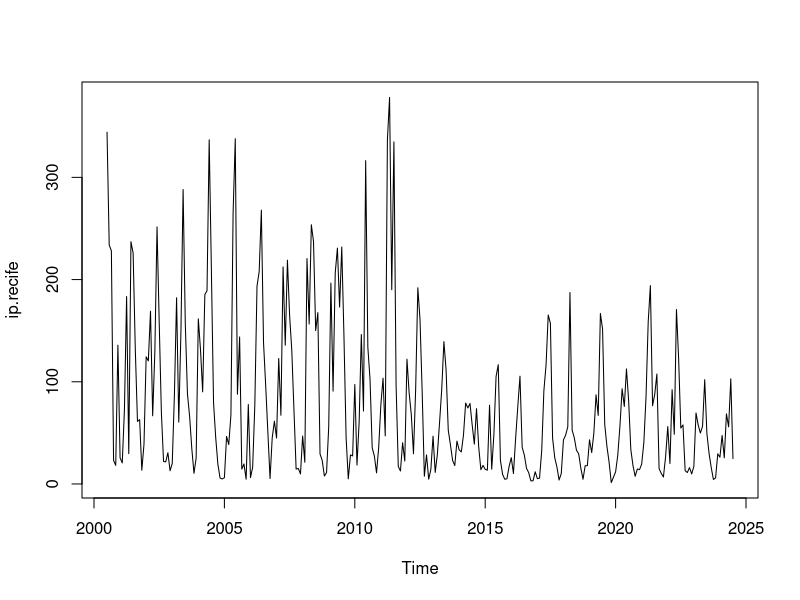
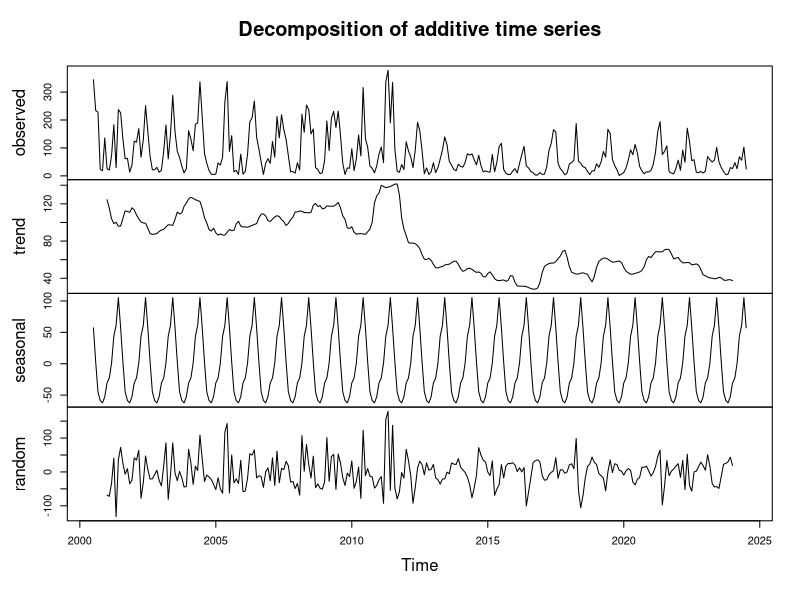
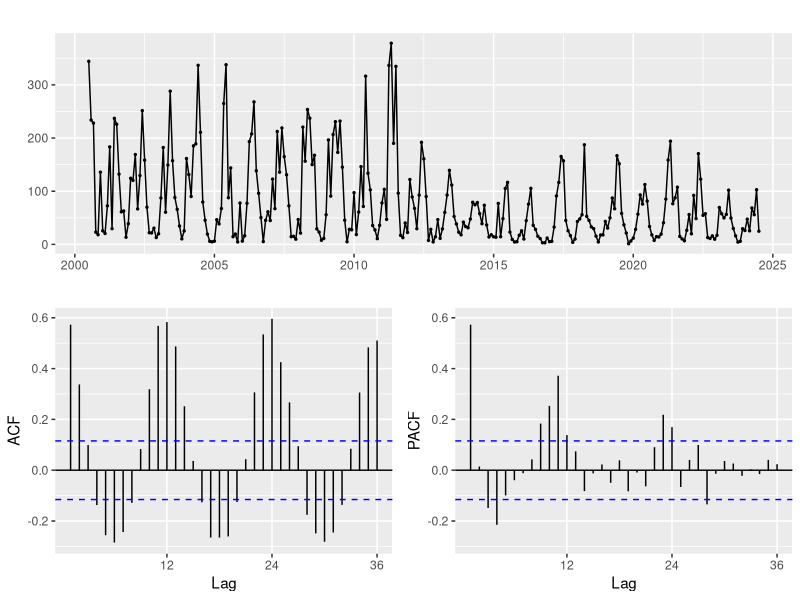
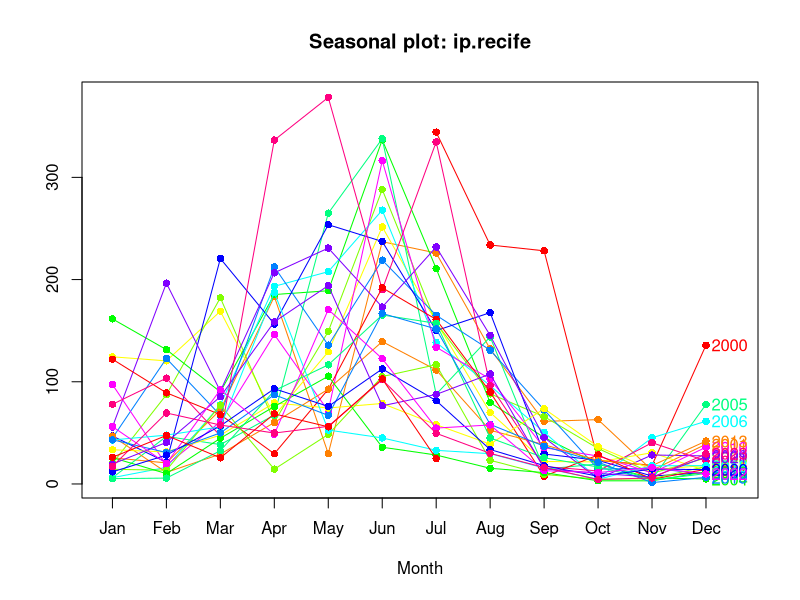
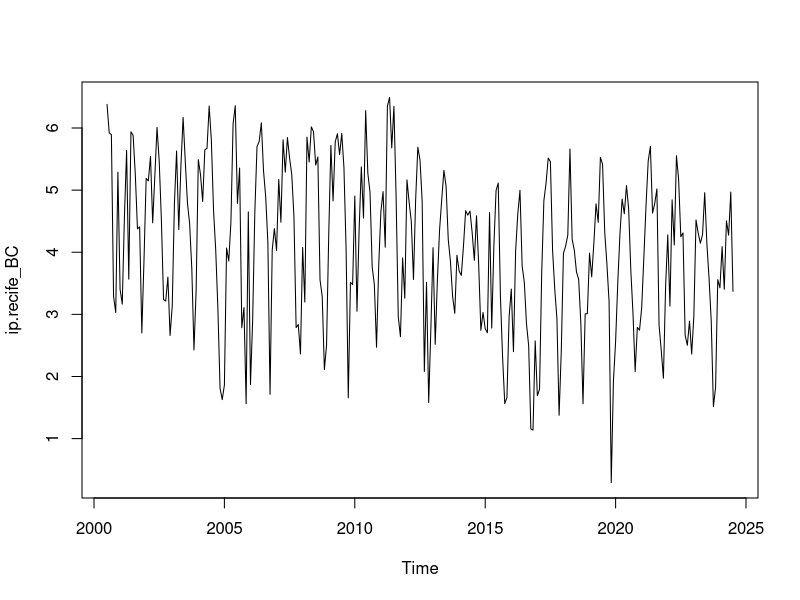
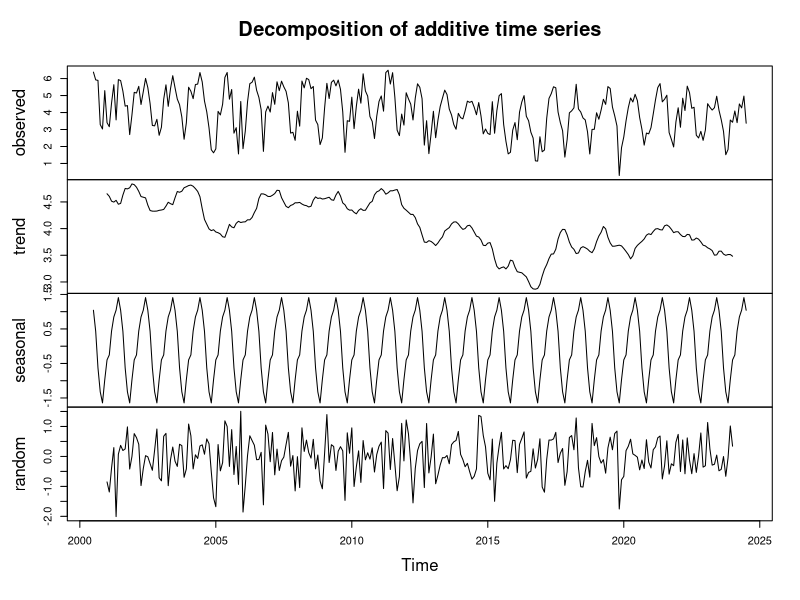
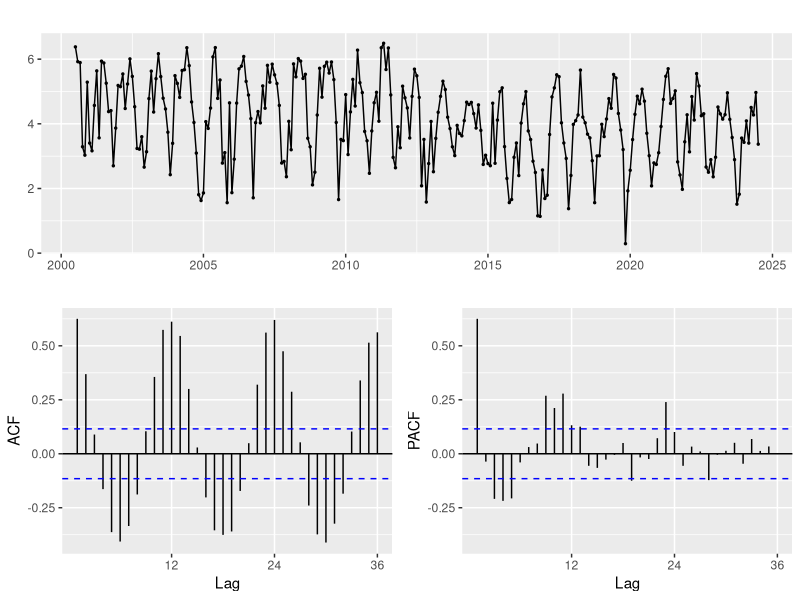
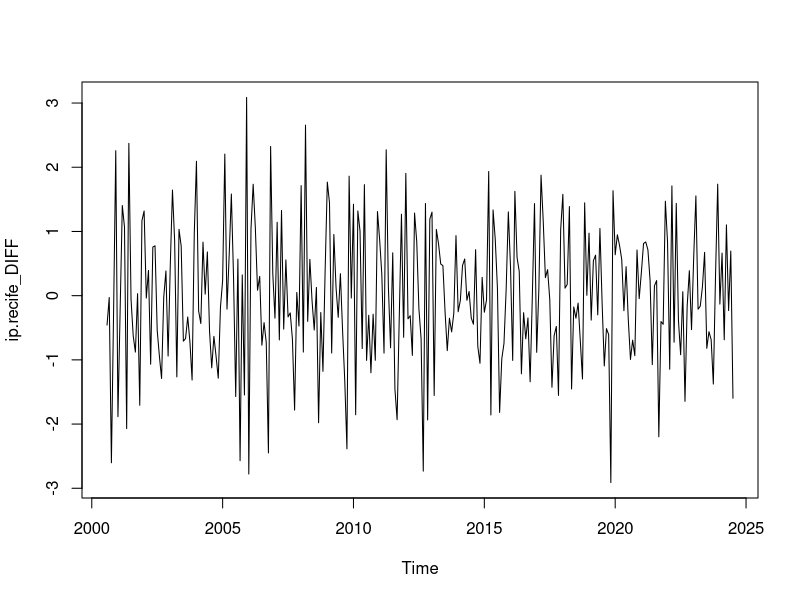

Here is the R script that generated these plots, in order: (Note: this script raises an error after producing the figures.)
# Previsão de Chuvas em Recife - Próximos 12 meses

# Modelagem SARIMA - Chuvas em Recife
# Pacotes
if(!require(forecast))install.packages("forecast") 
library(forecast)
if(!require(lmtest))install.packages("lmtest")
library(lmtest)
if(!require(readxl))install.packages("readxl")
library(readxl)
if(!require(ggplot2))install.packages("ggplot2")
library(ggplot2)

# 1. Dados
ip.recife <- read_excel("ip.pernambuco.xlsx", sheet = "recife") 
ip.recife

# 2. Convertendo em ST
ip.recife <- ts(ip.recife,frequency = 12, start = c(2000,7))
ip.recife
str(ip.recife)

ts.plot(ip.recife)

decomp.ip.recife<-decompose(ip.recife)
plot(decomp.ip.recife)

ggtsdisplay(ip.recife)

# 3. Aferição Gráfica de Sazonalidade
seasonplot(ip.recife, col = rainbow(12), year.labels = T, type = "o", pch = 16)

# 4. Transformação Box-Cox
L <- BoxCox.lambda(ip.recife)
L

ip.recife_BC <- BoxCox(ip.recife, lambda = L)
ip.recife_BC

ts.plot(ip.recife_BC)

decomp.ip.recife_BC<-decompose(ip.recife_BC)
plot(decomp.ip.recife_BC)

ggtsdisplay(ip.recife_BC)

# 5. Nº de Integrações (Diferenciações)
ndiffs(ip.recife_BC)

ip.recife_DIFF <- diff(ip.recife_BC,1)
ts.plot(ip.recife_DIFF)

decomp.ip.recife_DIFF<-decompose(ip.recife_DIFF)
plot(decomp.ip.recife_DIFF)

ggtsdisplay(ip.recife_DIFF) # "contar" "p" e "q"

# 6. Nº de Diferenciações Sazonais # usando a série original
nsdiffs(ip.recife) # Acho que tenho que fazer isso com a série original!!!

ip.recife_DIFF2 <- diff(ip.recife,12)
seasonplot(ip.recife_DIFF2, col = rainbow(12), year.labels = T, type = "o", pch = 16)

ggtsdisplay(ip.recife_DIFF2) # "contar" "P" e "Q"

# 7. Ajustando ARIMA/SARIMA
# Separando os Dados em Treino (train) e Teste (test)
ip.recife_train <- ts(ip.recife[1:203], frequency = 12)
ip.recife_train

ip.recife_test <- ts(ip.recife[204:289], frequency = 12)
ip.recife_test

FIT <- Arima(y = ip.recife_train, order = c(0,1,1), seasonal = c(0,1,1), lambda = L)
summary(FIT)

coeftest(FIT)

# 8. Plotar a Série Treino e Acurácia
plot(ip.recife_train)
lines(FIT$fitted, col = "blue")

accuracy(ip.recife_train, FIT$fitted)

# 9. Calcular o coeficiente de determinação (R²)
# Fazer previsões no conjunto de treino
fitted_values <- FIT$fitted
ss_total <- sum((ip.recife_train - mean(ip.recife_train))^2)
ss_residual <- sum((ip.recife_train - fitted_values)^2)
r_squared <- 1 - (ss_residual / ss_total)
r_squared

# 10. Realizando Agora Forecast para 86 Previsões para Compara com o Teste (test)
predi <- forecast(FIT, h = 86)
predi

plot(predi)

# 11. Plotar as Previsões com a Base de Teste
plot(as.numeric(ip.recife_test), type = "l")
lines(as.numeric(predi$mean), col = "red")

accuracy(as.numeric(ip.recife_test), as.numeric(predi$mean))

# 12. Diagnóstico dos Resíduos do Modelo
tsdiag(FIT)
qqnorm(FIT$residuals)
qqline(FIT$residuals, col = "red")

# 13. Fazer 12 previsões além do banco de dados
FIT_full <- Arima(y = ip.recife, order = c(0,1,1), seasonal = c(0,1,1), lambda = L)
forecast_full <- forecast(FIT_full, h = 12)
forecast_full

plot(forecast_full)
lines(forecast_full$mean, col = "red", type = "o", pch = 16)

# Definir a nova janela da série histórica a partir de janeiro de 2012
ip.recife_2012 <- window(ip.recife, start = c(2020, 1))

# Plotar as previsões com a série histórica iniciando em janeiro de 2012
plot(forecast_2012, main = "Previsões a partir de janeiro de 2020", xlab = "Ano", ylab = "Chuvas (mm)")
lines(forecast_2012$mean, col = "red", type = "o", pch = 16)

# HISTOGRAMAS DE PROBABILIDADE (Chuvas)
# 13. Probabilidades Mensais de Chuvas
# 13.1. Prev. Chuvas de Ago/24
# Geração dos dados simulados
# set.seed(123) # Para reprodutibilidade
dados <- data.frame(chuvas = rnorm(5000, mean = 37.67, sd = 53))
dados

# Valor de referência para destaque
valor_referencia <- 100
media_valor <- mean(dados$chuvas) # Calcular a média dos dados

# Calcular a probabilidade
probabilidade <- 1 - pnorm(valor_referencia, mean = 37.67, sd = 53)
probabilidade

# Gerar o gráfico ajustado
CH_ago <- ggplot(dados, aes(x = chuvas)) +
  geom_histogram(aes(y = ..density..), binwidth = 15, fill = "blue", color = "black", alpha = 0.7) +
  geom_vline(xintercept = valor_referencia, linetype = "dashed", color = "red", size = 1) +
  geom_vline(xintercept = media_valor, linetype = "dashed", color = "black", size = 1) +
  scale_x_continuous(labels = scales::number_format(big.mark = ".", decimal.mark = ",")) +
  stat_function(
    fun = dnorm,
    args = list(mean = 37.67, sd = 53),
    color = "red", linetype = "solid", size = 1
  ) +
  geom_area(
    stat = "function",
    fun = dnorm,
    args = list(mean = 37.67, sd = 53),
    fill = "red", alpha = 0.5,
    xlim = c(valor_referencia, max(dados$chuvas))
  ) +
  labs(
    x = "Chuvas - Ago/24 (mmHg)",
    y = "Densidade"
  ) +
  annotate(
    "text", x = 140, y = 0.005,
    label = paste0("Prob = ", round(probabilidade * 100, 2), "%"),
    color = "red", size = 3.9, fontface = "bold"
  ) +
  annotate(
    "text", x = -30, y = 0.007,
    label = paste0("Média = ", round(media_valor, 2)),
    color = "black", size = 3.9, fontface = "bold"
  ) +
  theme_grey()

CH_ago

# 13.2. Prev. Chuvas de Set/24 (Chuvas)
# Geração dos dados simulados
# set.seed(123) # Para reprodutibilidade
dados <- data.frame(chuvas = rnorm(5000, mean = 14.97, sd = 45))
dados

# Valor de referência para destaque
valor_referencia <- 60
media_valor <- mean(dados$chuvas) # Calcular a média dos dados

# Calcular a probabilidade
probabilidade <- 1 - pnorm(valor_referencia, mean = 14.97, sd = 45)
probabilidade

# Gerar o gráfico ajustado
CH_set <- ggplot(dados, aes(x = chuvas)) +
  geom_histogram(aes(y = ..density..), binwidth = 15, fill = "blue", color = "black", alpha = 0.7) +
  geom_vline(xintercept = valor_referencia, linetype = "dashed", color = "red", size = 1) +
  geom_vline(xintercept = media_valor, linetype = "dashed", color = "black", size = 1) +
  scale_x_continuous(labels = scales::number_format(big.mark = ".", decimal.mark = ",")) +
  stat_function(
    fun = dnorm,
    args = list(mean = 14.97, sd = 45),
    color = "red", linetype = "solid", size = 1
  ) +
  geom_area(
    stat = "function",
    fun = dnorm,
    args = list(mean = 14.97, sd = 45),
    fill = "red", alpha = 0.5,
    xlim = c(valor_referencia, max(dados$chuvas))
  ) +
  labs(
    x = "Chuvas - Set/24 (mmHg)",
    y = "Densidade"
  ) +
  annotate(
    "text", x = 120, y = 0.005,
    label = paste0("Prob = ", round(probabilidade * 100, 2), "%"),
    color = "red", size = 3.9, fontface = "bold"
  ) +
  annotate(
    "text", x = -50, y = 0.007,
    label = paste0("Média = ", round(media_valor, 2)),
    color = "black", size = 3.9, fontface = "bold"
  ) +
  theme_grey()

CH_set

# 13.3. Prev. Chuvas de Out/24 (Chuvas)
# Geração dos dados simulados
# set.seed(123) # Para reprodutibilidade
dados <- data.frame(chuvas = rnorm(5000, mean = 7.24, sd = 13.65))
dados

# Valor de referência para destaque
valor_referencia <- 17
media_valor <- mean(dados$chuvas) # Calcular a média dos dados

# Calcular a probabilidade
probabilidade <- 1 - pnorm(valor_referencia, mean = 7.24, sd = 13.65)
probabilidade

# Gerar o gráfico ajustado
CH_out <- ggplot(dados, aes(x = chuvas)) +
  geom_histogram(aes(y = ..density..), binwidth = 6, fill = "blue", color = "black", alpha = 0.7) +
  geom_vline(xintercept = valor_referencia, linetype = "dashed", color = "red", size = 1) +
  geom_vline(xintercept = media_valor, linetype = "dashed", color = "black", size = 1) +
  scale_x_continuous(labels = scales::number_format(big.mark = ".", decimal.mark = ",")) +
  stat_function(
    fun = dnorm,
    args = list(mean = 7.24, sd = 13.65),
    color = "red", linetype = "solid", size = 1
  ) +
  geom_area(
    stat = "function",
    fun = dnorm,
    args = list(mean = 7.24, sd = 13.65),
    fill = "red", alpha = 0.5,
    xlim = c(valor_referencia, max(dados$chuvas))
  ) +
  labs(
    x = "Chuvas - Out/24 (mmHg)",
    y = "Densidade"
  ) +
  annotate(
    "text", x = 40, y = 0.015,
    label = paste0("Prob = ", round(probabilidade * 100, 2), "%"),
    color = "red", size = 3.9, fontface = "bold"
  ) +
  annotate(
    "text", x = -22, y = 0.02,
    label = paste0("Média = ", round(media_valor, 2)),
    color = "black", size = 3.9, fontface = "bold"
  ) +
  theme_grey()

CH_out

# 13.4. Prev. Chuvas de Nov/24 (Chuvas)
# Geração dos dados simulados
# set.seed(123) # Para reprodutibilidade
dados <- data.frame(chuvas = rnorm(5000, mean = 5.35, sd = 11.58))
dados

# Valor de referência para destaque
valor_referencia <- 4
media_valor <- mean(dados$chuvas) # Calcular a média dos dados

# Calcular a probabilidade
probabilidade <- 1 - pnorm(valor_referencia, mean = 5.35, sd = 11.58)
probabilidade

# Gerar o gráfico ajustado
CH_nov <- ggplot(dados, aes(x = chuvas)) +
  geom_histogram(aes(y = ..density..), binwidth = 6, fill = "blue", color = "black", alpha = 0.7) +
  geom_vline(xintercept = valor_referencia, linetype = "dashed", color = "red", size = 1) +
  geom_vline(xintercept = media_valor, linetype = "dashed", color = "black", size = 1) +
  scale_x_continuous(labels = scales::number_format(big.mark = ".", decimal.mark = ",")) +
  stat_function(
    fun = dnorm,
    args = list(mean = 5.35, sd = 11.58),
    color = "red", linetype = "solid", size = 1
  ) +
  geom_area(
    stat = "function",
    fun = dnorm,
    args = list(mean = 5.35, sd = 11.58),
    fill = "red", alpha = 0.5,
    xlim = c(valor_referencia, max(dados$chuvas))
  ) +
  labs(
    x = "Chuvas - Nov/24 (mmHg)",
    y = "Densidade"
  ) +
  annotate(
    "text", x = 34, y = 0.015,
    label = paste0("Prob = ", round(probabilidade * 100, 2), "%"),
    color = "red", size = 3.9, fontface = "bold"
  ) +
  annotate(
    "text", x = -18, y = 0.02,
    label = paste0("Média = ", round(media_valor, 2)),
    color = "black", size = 3.9, fontface = "bold"
  ) +
  theme_grey()

CH_nov

library(patchwork)
library(magrittr)

(CH_ago + CH_set)/(CH_out + CH_nov)

##
## AGORA VAMOS CALCULAR A PROB. DE NÃO CHOVER (PROB(CHUVAS) < 0 = ?)

# 13.1. Prev. Chuvas de Ago/24
# Geração dos dados simulados
# set.seed(123) # Para reprodutibilidade
dados <- data.frame(chuvas = rnorm(5000, mean = 37.67, sd = 53))
dados

# Valor de referência para destaque
valor_referencia <- 0
media_valor <- mean(dados$chuvas) # Calcular a média dos dados

# Calcular a probabilidade
probabilidade <- pnorm(valor_referencia, mean = 37.67, sd = 53)
probabilidade

# Gerar o gráfico ajustado
CH_ago <- ggplot(dados, aes(x = chuvas)) +
  geom_histogram(aes(y = ..density..), binwidth = 15, fill = "blue", color = "black", alpha = 0.7) +
  geom_vline(xintercept = valor_referencia, linetype = "dashed", color = "red", size = 1) +
  geom_vline(xintercept = media_valor, linetype = "dashed", color = "black", size = 1) +
  scale_x_continuous(labels = scales::number_format(big.mark = ".", decimal.mark = ",")) +
  stat_function(
    fun = dnorm,
    args = list(mean = 37.67, sd = 53),
    color = "red", linetype = "solid", size = 1
  ) +
  geom_area(
    stat = "function",
    fun = dnorm,
    args = list(mean = 37.67, sd = 53),
    fill = "red", alpha = 0.5,
    xlim = c(min(dados$chuvas), valor_referencia)
  ) +
  labs(
    x = "Chuvas - Ago/24 (mmHg)",
    y = "Densidade"
  ) +
  annotate(
    "text", x = -80, y = 0.005,
    label = paste0("Prob = ", round(probabilidade * 100, 2), "%"),
    color = "red", size = 3.9, fontface = "bold"
  ) +
  annotate(
    "text", x = 120, y = 0.007,
    label = paste0("Média = ", round(media_valor, 2)),
    color = "black", size = 3.9, fontface = "bold"
  ) +
  theme_grey()

CH_ago

# 13.2. Prev. Chuvas de Set/24 (Chuvas)
# Geração dos dados simulados
# set.seed(123) # Para reprodutibilidade
dados <- data.frame(chuvas = rnorm(5000, mean = 14.97, sd = 45))
dados

# Valor de referência para destaque
valor_referencia <- 0
media_valor <- mean(dados$chuvas) # Calcular a média dos dados

# Calcular a probabilidade
probabilidade <- pnorm(valor_referencia, mean = 14.97, sd = 45)
probabilidade

# Gerar o gráfico ajustado
CH_set <- ggplot(dados, aes(x = chuvas)) +
  geom_histogram(aes(y = ..density..), binwidth = 15, fill = "blue", color = "black", alpha = 0.7) +
  geom_vline(xintercept = valor_referencia, linetype = "dashed", color = "red", size = 1) +
  geom_vline(xintercept = media_valor, linetype = "dashed", color = "black", size = 1) +
  scale_x_continuous(labels = scales::number_format(big.mark = ".", decimal.mark = ",")) +
  stat_function(
    fun = dnorm,
    args = list(mean = 14.97, sd = 45),
    color = "red", linetype = "solid", size = 1
  ) +
  geom_area(
    stat = "function",
    fun = dnorm,
    args = list(mean = 14.97, sd = 45),
    fill = "red", alpha = 0.5,
    xlim = c(min(dados$chuvas), valor_referencia)
  ) +
  labs(
    x = "Chuvas - Set/24 (mmHg)",
    y = "Densidade"
  ) +
  annotate(
    "text", x = -80, y = 0.005,
    label = paste0("Prob = ", round(probabilidade * 100, 2), "%"),
    color = "red", size = 3.9, fontface = "bold"
  ) +
  annotate(
    "text", x = 85, y = 0.0075,
    label = paste0("Média = ", round(media_valor, 2)),
    color = "black", size = 3.9, fontface = "bold"
  ) +
  theme_grey()

CH_set

# 13.3. Prev. Chuvas de Out/24 (Chuvas)
# Geração dos dados simulados
# set.seed(123) # Para reprodutibilidade
dados <- data.frame(chuvas = rnorm(5000, mean = 7.24, sd = 13.65))
dados

# Valor de referência para destaque
valor_referencia <- 0
media_valor <- mean(dados$chuvas) # Calcular a média dos dados

# Calcular a probabilidade
probabilidade <- pnorm(valor_referencia, mean = 7.24, sd = 13.65)
probabilidade

# Gerar o gráfico ajustado
CH_out <- ggplot(dados, aes(x = chuvas)) +
  geom_histogram(aes(y = ..density..), binwidth = 6, fill = "blue", color = "black", alpha = 0.7) +
  geom_vline(xintercept = valor_referencia, linetype = "dashed", color = "red", size = 1) +
  geom_vline(xintercept = media_valor, linetype = "dashed", color = "black", size = 1) +
  scale_x_continuous(labels = scales::number_format(big.mark = ".", decimal.mark = ",")) +
  stat_function(
    fun = dnorm,
    args = list(mean = 7.24, sd = 13.65),
    color = "red", linetype = "solid", size = 1
  ) +
  geom_area(
    stat = "function",
    fun = dnorm,
    args = list(mean = 7.24, sd = 13.65),
    fill = "red", alpha = 0.5,
    xlim = c(min(dados$chuvas), valor_referencia)
  ) +
  labs(
    x = "Chuvas - Out/24 (mmHg)",
    y = "Densidade"
  ) +
  annotate(
    "text", x = -20, y = 0.015,
    label = paste0("Prob = ", round(probabilidade * 100, 2), "%"),
    color = "red", size = 3.9, fontface = "bold"
  ) +
  annotate(
    "text", x = 28, y = 0.025,
    label = paste0("Média = ", round(media_valor, 2)),
    color = "black", size = 3.9, fontface = "bold"
  ) +
  theme_grey()

CH_out

# 13.4. Prev. Chuvas de Nov/24 (Chuvas)
# Geração dos dados simulados
# set.seed(123) # Para reprodutibilidade
dados <- data.frame(chuvas = rnorm(5000, mean = 5.35, sd = 11.58))
dados

# Valor de referência para destaque
valor_referencia <- 0
media_valor <- mean(dados$chuvas) # Calcular a média dos dados

# Calcular a probabilidade
probabilidade <- pnorm(valor_referencia, mean = 5.35, sd = 11.58)
probabilidade

# Gerar o gráfico ajustado
CH_nov <- ggplot(dados, aes(x = chuvas)) +
  geom_histogram(aes(y = ..density..), binwidth = 6, fill = "blue", color = "black", alpha = 0.7) +
  geom_vline(xintercept = valor_referencia, linetype = "dashed", color = "red", size = 1) +
  geom_vline(xintercept = media_valor, linetype = "dashed", color = "black", size = 1) +
  scale_x_continuous(labels = scales::number_format(big.mark = ".", decimal.mark = ",")) +
  stat_function(
    fun = dnorm,
    args = list(mean = 5.35, sd = 11.58),
    color = "red", linetype = "solid", size = 1
  ) +
  geom_area(
    stat = "function",
    fun = dnorm,
    args = list(mean = 5.35, sd = 11.58),
    fill = "red", alpha = 0.5,
    xlim = c(min(dados$chuvas), valor_referencia)
  ) +
  labs(
    x = "Chuvas - Nov/24 (mmHg)",
    y = "Densidade"
  ) +
  annotate(
    "text", x = -20, y = 0.015,
    label = paste0("Prob = ", round(probabilidade * 100, 2), "%"),
    color = "red", size = 3.9, fontface = "bold"
  ) +
  annotate(
    "text", x = 20, y = 0.032,
    label = paste0("Média = ", round(media_valor, 2)),
    color = "black", size = 3.9, fontface = "bold"
  ) +
  theme_grey()

CH_nov

library(patchwork)
library(magrittr)

(CH_ago + CH_set)/(CH_out + CH_nov)






















